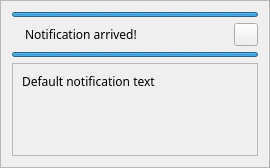
<ui version="4.0" >
 <class>mainwindow</class>
 <widget class="QFrame" name="mainwindow" >
  <property name="geometry" >
   <rect>
    <x>0</x>
    <y>0</y>
    <width>270</width>
    <height>168</height>
   </rect>
  </property>
  <property name="frameShape" >
   <enum>QFrame::StyledPanel</enum>
  </property>
  <property name="frameShadow" >
   <enum>QFrame::Raised</enum>
  </property>
  <layout class="QGridLayout" name="gridlayout" >
   <item row="0" column="0" >
    <widget class="QProgressBar" name="progressBar_upper" >
     <property name="maximumSize" >
      <size>
       <width>16777215</width>
       <height>5</height>
      </size>
     </property>
     <property name="maximum" >
      <number>0</number>
     </property>
     <property name="value" >
      <number>-1</number>
     </property>
     <property name="textVisible" >
      <bool>false</bool>
     </property>
    </widget>
   </item>
   <item row="1" column="0" >
    <layout class="QHBoxLayout" name="hboxlayout" >
     <item>
      <widget class="QLabel" name="notification_picture" >
       <property name="pixmap" >
        <pixmap>/usr/share/pnm/icons/notif.png</pixmap>
       </property>
      </widget>
     </item>
     <item>
      <widget class="QLabel" name="notification_title" >
       <property name="sizePolicy" >
        <sizepolicy vsizetype="Preferred" hsizetype="Expanding" >
         <horstretch>0</horstretch>
         <verstretch>0</verstretch>
        </sizepolicy>
       </property>
       <property name="maximumSize" >
        <size>
         <width>16777215</width>
         <height>16777215</height>
        </size>
       </property>
       <property name="font" >
        <font>
         <family>UnBom</family>
         <pointsize>9</pointsize>
        </font>
       </property>
       <property name="text" >
        <string>Notification arrived!</string>
       </property>
       <property name="wordWrap" >
        <bool>true</bool>
       </property>
      </widget>
     </item>
     <item>
      <layout class="QVBoxLayout" name="vboxlayout" >
       <item>
        <widget class="QToolButton" name="exit_button" >
         <property name="icon" >
          <iconset>
           <normaloff>/usr/share/pnm/icons/exit.png</normaloff>/usr/share/pnm/icons/exit.png</iconset>
         </property>
        </widget>
       </item>
      </layout>
     </item>
    </layout>
   </item>
   <item row="3" column="0" >
    <widget class="QProgressBar" name="progressBar_lower" >
     <property name="maximumSize" >
      <size>
       <width>16777215</width>
       <height>5</height>
      </size>
     </property>
     <property name="maximum" >
      <number>0</number>
     </property>
     <property name="value" >
      <number>-1</number>
     </property>
     <property name="textVisible" >
      <bool>false</bool>
     </property>
    </widget>
   </item>
   <item row="4" column="0" >
    <widget class="QFrame" name="inner_frame" >
     <property name="sizePolicy" >
      <sizepolicy vsizetype="Expanding" hsizetype="Preferred" >
       <horstretch>0</horstretch>
       <verstretch>0</verstretch>
      </sizepolicy>
     </property>
     <property name="frameShape" >
      <enum>QFrame::StyledPanel</enum>
     </property>
     <property name="frameShadow" >
      <enum>QFrame::Raised</enum>
     </property>
     <layout class="QGridLayout" name="gridlayout1" >
      <item row="0" column="0" >
       <widget class="QLabel" name="notification_text" >
        <property name="font" >
         <font>
          <family>UnGraphic</family>
         </font>
        </property>
        <property name="text" >
         <string>Default notification text</string>
        </property>
        <property name="alignment" >
         <set>Qt::AlignLeading|Qt::AlignLeft|Qt::AlignTop</set>
        </property>
        <property name="wordWrap" >
         <bool>true</bool>
        </property>
       </widget>
      </item>
      <item row="1" column="0" >
       <layout class="QGridLayout" name="gridlayout2" />
      </item>
     </layout>
    </widget>
   </item>
  </layout>
 </widget>
 <resources/>
 <connections/>
</ui>
